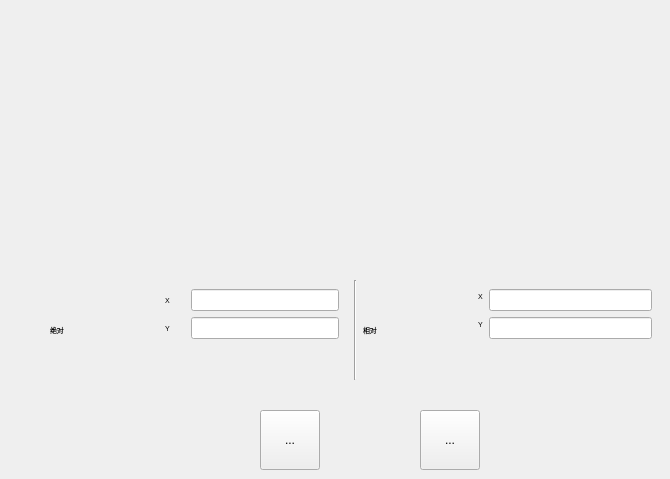
          <widget class="QWidget" name="page_stage">
           <widget class="StageControlPanel" name="widget_25" native="true">
            <property name="geometry">
             <rect>
              <x>50</x>
              <y>40</y>
              <width>611</width>
              <height>211</height>
             </rect>
            </property>
           </widget>
           <widget class="QWidget" name="widget_28" native="true">
            <property name="geometry">
             <rect>
              <x>50</x>
              <y>280</y>
              <width>611</width>
              <height>100</height>
             </rect>
            </property>
            <property name="minimumSize">
             <size>
              <width>600</width>
              <height>100</height>
             </size>
            </property>
            <layout class="QHBoxLayout" name="horizontalLayout_4">
             <item>
              <widget class="QLabel" name="label_stage_absolute">
               <property name="minimumSize">
                <size>
                 <width>100</width>
                 <height>80</height>
                </size>
               </property>
               <property name="font">
                <font>
                 <pointsize>5</pointsize>
                </font>
               </property>
               <property name="text">
                <string>绝对</string>
               </property>
              </widget>
             </item>
             <item>
              <widget class="QWidget" name="widget_29" native="true">
               <layout class="QFormLayout" name="formLayout">
                <item row="0" column="0">
                 <widget class="QLabel" name="label_stage_absolute_x">
                  <property name="minimumSize">
                   <size>
                    <width>20</width>
                    <height>20</height>
                   </size>
                  </property>
                  <property name="font">
                   <font>
                    <pointsize>5</pointsize>
                   </font>
                  </property>
                  <property name="text">
                   <string>X</string>
                  </property>
                 </widget>
                </item>
                <item row="0" column="1">
                 <widget class="QLineEdit" name="lineEdit_stage_absolute_x"/>
                </item>
                <item row="1" column="0">
                 <widget class="QLabel" name="label_stage_absolute_y">
                  <property name="minimumSize">
                   <size>
                    <width>20</width>
                    <height>20</height>
                   </size>
                  </property>
                  <property name="font">
                   <font>
                    <pointsize>5</pointsize>
                   </font>
                  </property>
                  <property name="text">
                   <string>Y</string>
                  </property>
                 </widget>
                </item>
                <item row="1" column="1">
                 <widget class="QLineEdit" name="lineEdit_stage_absolute_y"/>
                </item>
               </layout>
              </widget>
             </item>
             <item>
              <widget class="Line" name="line">
               <property name="orientation">
                <enum>Qt::Vertical</enum>
               </property>
              </widget>
             </item>
             <item>
              <widget class="QLabel" name="label_stage_relative">
               <property name="minimumSize">
                <size>
                 <width>100</width>
                 <height>80</height>
                </size>
               </property>
               <property name="font">
                <font>
                 <pointsize>5</pointsize>
                </font>
               </property>
               <property name="text">
                <string>相对</string>
               </property>
              </widget>
             </item>
             <item>
              <widget class="QWidget" name="widget_30" native="true">
               <layout class="QFormLayout" name="formLayout_2">
                <item row="0" column="0">
                 <widget class="QLabel" name="label_stage_relative_x">
                  <property name="font">
                   <font>
                    <pointsize>5</pointsize>
                   </font>
                  </property>
                  <property name="text">
                   <string>X</string>
                  </property>
                 </widget>
                </item>
                <item row="0" column="1">
                 <widget class="QLineEdit" name="lineEdit_stage_relative_x"/>
                </item>
                <item row="1" column="0">
                 <widget class="QLabel" name="label_stage_relative_y">
                  <property name="font">
                   <font>
                    <pointsize>5</pointsize>
                   </font>
                  </property>
                  <property name="text">
                   <string>Y</string>
                  </property>
                 </widget>
                </item>
                <item row="1" column="1">
                 <widget class="QLineEdit" name="lineEdit_stage_relative_y"/>
                </item>
               </layout>
              </widget>
             </item>
            </layout>
           </widget>
           <widget class="QToolButton" name="stage_reset">
            <property name="geometry">
             <rect>
              <x>260</x>
              <y>410</y>
              <width>60</width>
              <height>60</height>
             </rect>
            </property>
            <property name="text">
             <string>...</string>
            </property>
            <property name="icon">
             <iconset resource="../other/main.qrc">
              <normaloff>:/image/reset.png</normaloff>:/image/reset.png</iconset>
            </property>
            <property name="iconSize">
             <size>
              <width>60</width>
              <height>60</height>
             </size>
            </property>
           </widget>
           <widget class="QToolButton" name="stage_stop">
            <property name="geometry">
             <rect>
              <x>420</x>
              <y>410</y>
              <width>60</width>
              <height>60</height>
             </rect>
            </property>
            <property name="text">
             <string>...</string>
            </property>
            <property name="icon">
             <iconset resource="../other/main.qrc">
              <normaloff>:/image/stop.png</normaloff>:/image/stop.png</iconset>
            </property>
            <property name="iconSize">
             <size>
              <width>60</width>
              <height>60</height>
             </size>
            </property>
           </widget>
          </widget>
